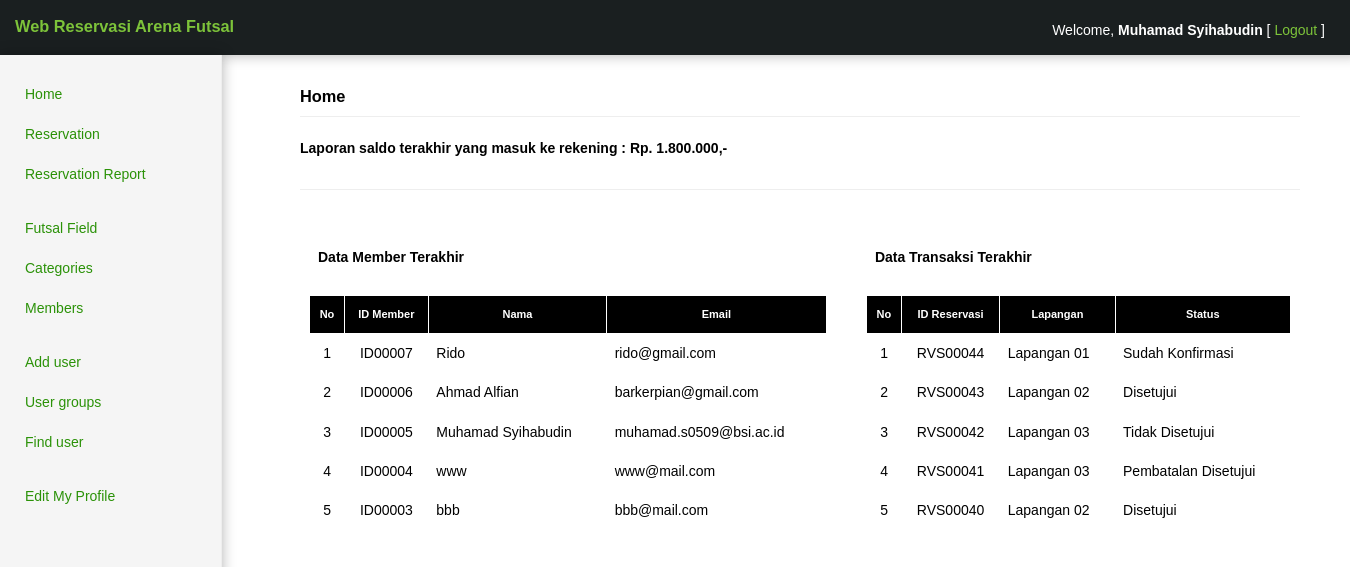
Page /admin/admin.php?p=home (signed in) on the committed database.
### tables this page shows
CREATE TABLE IF NOT EXISTS `member2` (
  `id_member` varchar(7) NOT NULL,
  `namalengkap` varchar(100) NOT NULL,
  `username` varchar(20) NOT NULL,
  `password` varchar(30) NOT NULL,
  `email` varchar(50) NOT NULL,
  `no_hp` varchar(15) NOT NULL,
  `alamat` text NOT NULL,
  `no_ktp` varchar(20) NOT NULL,
  `id` int(4) NOT NULL AUTO_INCREMENT,
  PRIMARY KEY (`id`)
);

CREATE TABLE IF NOT EXISTS `reservasi` (
  `id_reservasi` varchar(8) NOT NULL,
  `id_session` varchar(100) NOT NULL,
  `id_member` varchar(7) NOT NULL,
  `id_lapangan` varchar(6) NOT NULL,
  `tgl_reservasi` date NOT NULL,
  `jam_reservasi` time NOT NULL,
  `tanggal` date NOT NULL,
  `jam_mulai` time NOT NULL,
  `jam_selesai` time NOT NULL,
  `total` double NOT NULL,
  `status` varchar(50) NOT NULL,
  `id` int(4) NOT NULL AUTO_INCREMENT,
  PRIMARY KEY (`id`)
);

CREATE TABLE IF NOT EXISTS `lapangan` (
  `id_lapangan` varchar(6) NOT NULL,
  `nm_lapangan` varchar(100) NOT NULL,
  `gambar` varchar(100) NOT NULL,
  `keterangan` text NOT NULL,
  `id_kategori` varchar(6) NOT NULL,
  `harga` double NOT NULL,
  `id` int(3) NOT NULL AUTO_INCREMENT,
  PRIMARY KEY (`id`)
);

### lib/inc.librari.php (called while the page is built, shortened)
<?php
function format_angka($angka) {
	$hasil =  number_format($angka,0, ",",".");
	return $hasil;
}
?>

### admin/modul/index.php (the view, shortened to what this page needs)
<h3 class="page-header"> <a href="?p=lapangan"> Home </a></h3>
<?php
include "../lib/inc.librari.php";
$sales = mysql_result(mysql_query("SELECT SUM(total) FROM reservasi WHERE status = 'Disetujui'"), 0);
?>
<h4>Laporan saldo terakhir yang masuk ke rekening : Rp. <?php echo format_angka($sales);?>,-</h4>
<h3 class="page-header"></h3>
<table>
  <tr>
    <td><table width="500">
	  <tr><td colspan="4"><h4>Data Member Terakhir</h4></td></tr>
      <tr>
        <th>No</th>
        <th>ID Member </th>
        <th>Nama</th>
        <th>Email</th>
      </tr>
	  <?php
	  $member = mysql_query("SELECT * FROM member2 ORDER BY id_member DESC LIMIT 0,5");
	  $i = 0;
	  while($m = mysql_fetch_array($member)){
	  $i++;
	  ?>
      <tr>
        <td align="center"><?php echo $i;?></td>
        <td align="center"><?php echo $m['id_member'];?></td>
        <td><?php echo $m['namalengkap'];?></td>
        <td><?php echo $m['email'];?></td>
      </tr>
	  <?php } ?>
    </table></td>
    <td>&nbsp;</td>
	<td><table width="500">
	  <tr><td colspan="4"><h4>Data Transaksi Terakhir</h4></td></tr>
      <tr>
        <th>No</td>
        <th>ID Reservasi</th>
        <th>Lapangan</th>
        <th>Status</th>
      </tr>
	  <?php
	  $reservasi = mysql_query("SELECT * FROM reservasi, lapangan WHERE reservasi.id_lapangan = lapangan.id_lapangan ORDER BY id_reservasi DESC LIMIT 0,5");
	  $j = 0;
	  while($r = mysql_fetch_array($reservasi)){
	  $j++;
	  ?>
      <tr>
        <td align="center"><?php echo $j;?></td>
        <td align="center"><?php echo $r['id_reservasi'];?></td>
        <td><?php echo $r['nm_lapangan'];?></td>
        <td><?php echo $r['status'];?></td>
      </tr>
	  <?php } ?>
    </table></td>

### admin/css/style-admin.css (style rules this page uses)
body { font-family: 'Lucida Grande', Tahoma, Verdana, sans-serif; font-size: .875em; line-height: 1.6em; color: #000; margin: 0; }
a { color: #000; text-decoration: none; }
.page-header { padding-bottom:9px; margin:20px 0 20px; border-bottom:1px solid #eee; }
.page-header a { color: #000; text-decoration: none; }
table { border-collapse: collapse; margin: 0; width: 100%; }
table th { background-color: #000; color: #fff; border-left: 1px solid #ffffff; border-right: 1px solid #ffffff; font-size: 11px; font-weight: bold; padding: 7px; }
table tr { border-left: 1px solid #ffffff; border-right: 1px solid #ffffff; }
table td { border-bottom: 1px solid #ffffff; border-top: 1px solid #ffffff; color: #000; padding: 8px; }

### rows in the picture
member2: id_member "ID00007", namalengkap "Rido", email "rido@gmail.com"
member2: id_member "ID00006", namalengkap "Ahmad Alfian", email "barkerpian@gmail.com"
member2: id_member "ID00005", namalengkap "Muhamad Syihabudin", email "muhamad.s0509@bsi.ac.id"
member2: id_member "ID00004", namalengkap "www", email "www@mail.com"
member2: id_member "ID00003", namalengkap "bbb", email "bbb@mail.com"
reservasi: id_reservasi "RVS00044", lapangan.nm_lapangan "Lapangan 01", status "Sudah Konfirmasi"
reservasi: id_reservasi "RVS00043", lapangan.nm_lapangan "Lapangan 02", status "Disetujui"
reservasi: id_reservasi "RVS00042", lapangan.nm_lapangan "Lapangan 03", status "Tidak Disetujui"
reservasi: id_reservasi "RVS00041", lapangan.nm_lapangan "Lapangan 03", status "Pembatalan Disetujui"
reservasi: id_reservasi "RVS00040", lapangan.nm_lapangan "Lapangan 02", status "Disetujui"

### other values in the picture
$_SESSION[nma_lengkap] "Muhamad Syihabudin"
format_angka($sales) "1.800.000"
